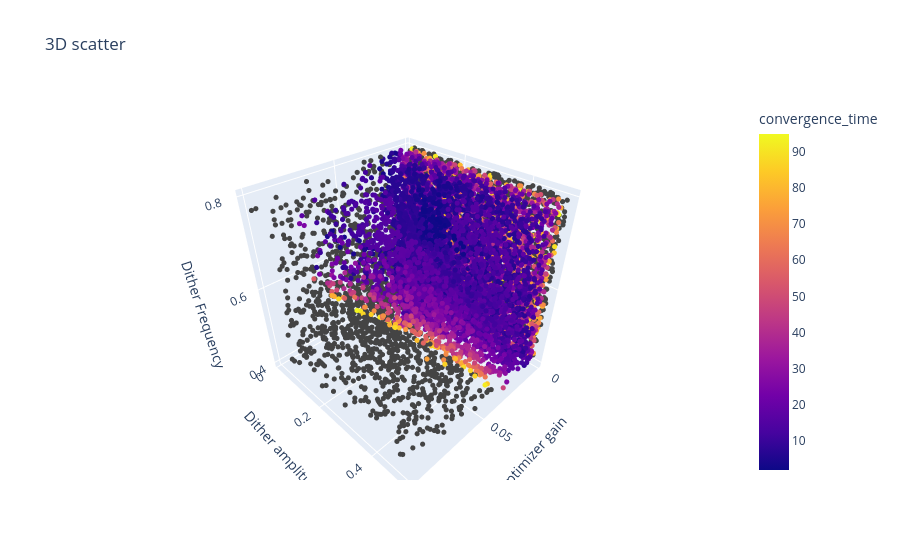

Notebook code cell kept with this figure:
### Code cell
fig = px.scatter_3d(df,
                    x = 'optimizer_gain',
                    y = 'dither_amplitude',
                    z = 'dither_frequency',
                    color = 'convergence_time',
                    title = '3D scatter',
                    labels = {'optimizer_gain' : 'Optimizer gain',
                              'dither_amplitude' : 'Dither amplitude',
                              'dither_frequency' : 'Dither Frequency'})
fig.update_traces(marker=dict(size=3))
fig.show()

### Figure 1 — Plotly figure (JSON) as saved in the notebook; plotly's stock layout.template omitted (floating-point values rounded to 4 significant figures; data arrays with more than 128 entries replaced by an {"elided": "..."} marker saying what was removed)
{"data": [{"hovertemplate": "Optimizer gain=%{x}<br>Dither amplitude=%{y}<br>Dither Frequency=%{z}<br>convergence_time=%{marker.color}<extra></extra>", "legendgroup": "", "marker": {"color": {"elided": "10000 float values"}, "coloraxis": "coloraxis", "size": 3, "symbol": "circle"}, "mode": "markers", "name": "", "scene": "scene", "showlegend": false, "type": "scatter3d", "x": {"elided": "10000 float values"}, "y": {"elided": "10000 float values"}, "z": {"elided": "10000 float values"}}], "layout": {"coloraxis": {"colorbar": {"title": {"text": "convergence_time"}}, "colorscale": [[0, "#0d0887"], [0.1111, "#46039f"], [0.2222, "#7201a8"], [0.3333, "#9c179e"], [0.4444, "#bd3786"], [0.5556, "#d8576b"], [0.6667, "#ed7953"], [0.7778, "#fb9f3a"], [0.8889, "#fdca26"], [1, "#f0f921"]]}, "legend": {"tracegroupgap": 0}, "scene": {"domain": {"x": [0, 1], "y": [0, 1]}, "xaxis": {"title": {"text": "Optimizer gain"}}, "yaxis": {"title": {"text": "Dither amplitude"}}, "zaxis": {"title": {"text": "Dither Frequency"}}}, "title": {"text": "3D scatter"}}}
